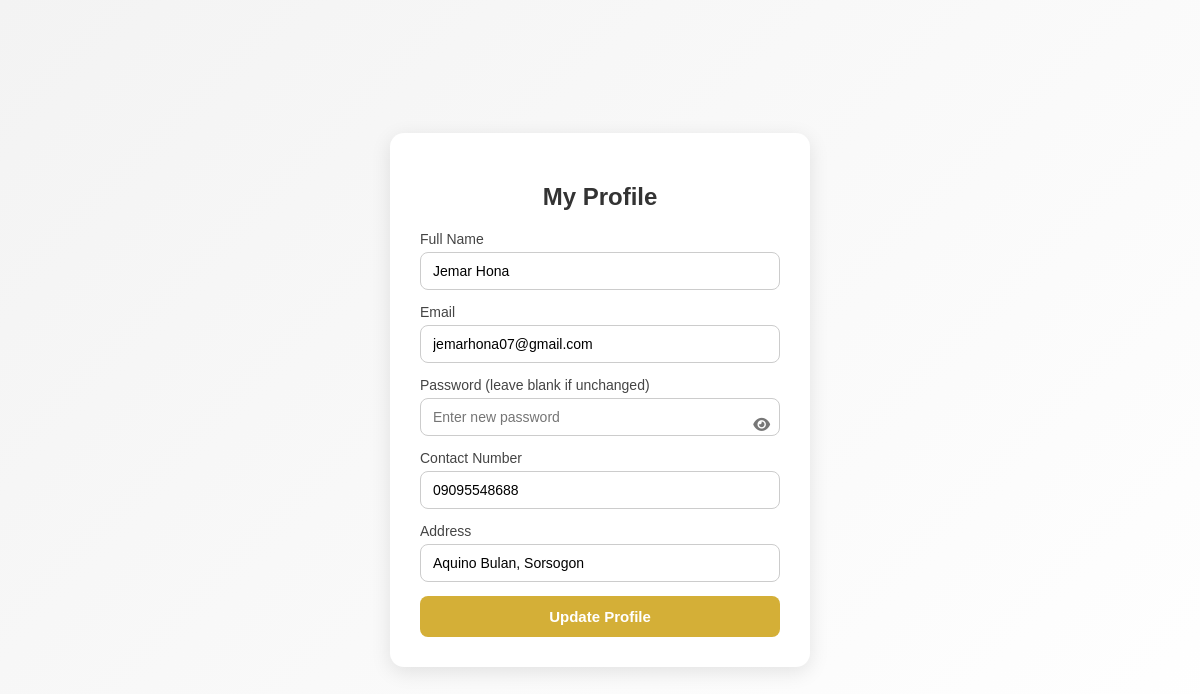
/profile.php (signed in), run on the app's committed database.
### tables this page shows
CREATE TABLE `users` (
  `id` int(11) NOT NULL,
  `name` varchar(100) DEFAULT NULL,
  `surname` varchar(100) DEFAULT NULL,
  `username` varchar(50) NOT NULL,
  `password` varchar(255) NOT NULL,
  `cp_number` varchar(20) DEFAULT NULL,
  `address` varchar(255) DEFAULT NULL,
  `role` enum('admin','customer') NOT NULL,
  `status` enum('active','inactive') DEFAULT 'active',
  `created_at` timestamp NOT NULL DEFAULT current_timestamp(),
  `email` varchar(100) NOT NULL
);

### profile.php (the view, shortened to what this page needs)
<?php
include '../db.php';
$user_id = $_SESSION['customer'];
$res = $conn->prepare("SELECT * FROM users WHERE id=?");
$res->bind_param("i", $user_id);
$res->execute();
$result = $res->get_result();
$user = $result->fetch_assoc();
?>
<!DOCTYPE html>
<html lang="en">
<head>
<link rel="stylesheet" href="https://cdnjs.cloudflare.com/ajax/libs/font-awesome/6.5.0/css/all.min.css">
</head>
<body>
<div class="container">
    <h2>My Profile</h2>
    <form method="post" id="profileForm">
        <label>Full Name</label>
        <input type="text" name="username" value="<?php echo htmlspecialchars($user['username']); ?>" required>
        <label>Email</label>
        <input type="email" name="email" value="<?php echo htmlspecialchars($user['email']); ?>" required>
        <label>Password (leave blank if unchanged)</label>
        <div class="password-container">
            <input type="password" name="password" id="password" placeholder="Enter new password">
            <i class="fa-solid fa-eye toggle-password" id="togglePassword"></i>
        </div>
        <label>Contact Number</label>
        <input type="text" name="cp_number" value="<?php echo htmlspecialchars($user['cp_number']); ?>">
        <label>Address</label>
        <input type="text" name="address" value="<?php echo htmlspecialchars($user['address']); ?>">
        <button type="button" id="updateBtn" class="btn">Update Profile</button>
    </form>
</div>
</body>
</html>

### profile.php (style rules this page uses)
body { font-family: 'Poppins', sans-serif; background: linear-gradient(135deg, #f3f3f3 0%, #ffffff 100%); margin: 0; padding: 0; display: flex; justify-content: center; align-items: center; height: 100vh; }
.container { width: 360px; background: #fff; padding: 30px; border-radius: 14px; box-shadow: 0 5px 20px rgba(0,0,0,0.1); }
h2 { text-align: center; color: #333; margin-bottom: 20px; }
label { display: block; margin-bottom: 5px; color: #444; font-weight: 500; font-size: 14px; }
input[type="text"], input[type="password"], input[type="email"] { width: 100%; padding: 10px 12px; border-radius: 8px; border: 1px solid #ccc; margin-bottom: 14px; font-size: 14px; transition: 0.3s; box-sizing: border-box; }
.password-container { position: relative; width: 100%; }
.password-container input { width: 100%; padding-right: 35px; }
.toggle-password { position: absolute; right: 10px; top: 50%; transform: translateY(-50%); cursor: pointer; color: #777; font-size: 15px; transition: color 0.3s; }
.btn { width: 100%; background: #d4af37; color: #fff; border: none; padding: 12px; border-radius: 8px; font-size: 15px; cursor: pointer; font-weight: 600; transition: 0.3s; }

### data on the page
users: username "Jemar Hona", email "jemarhona07@gmail.com", cp_number "09095548688", address "Aquino Bulan, Sorsogon"
